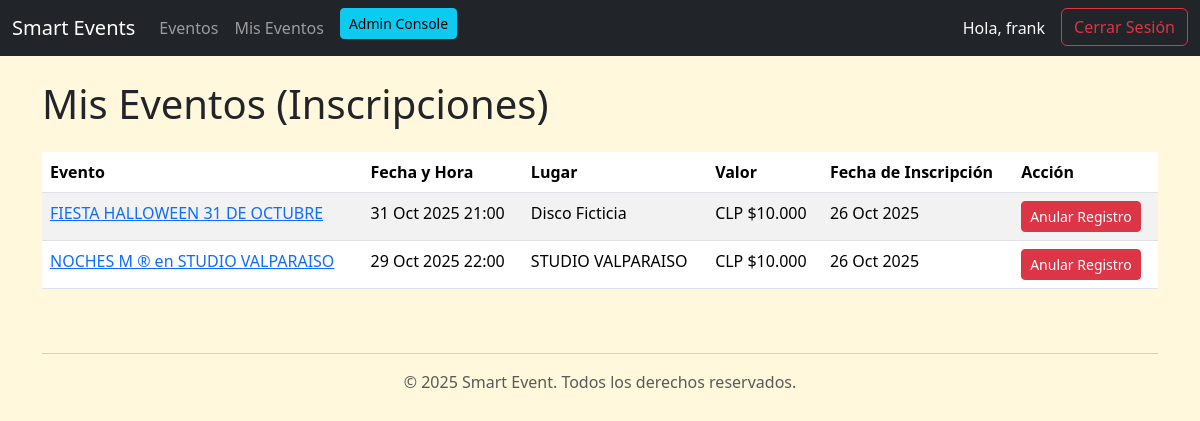
Page /my-events/ (signed in) on the earlier database version.
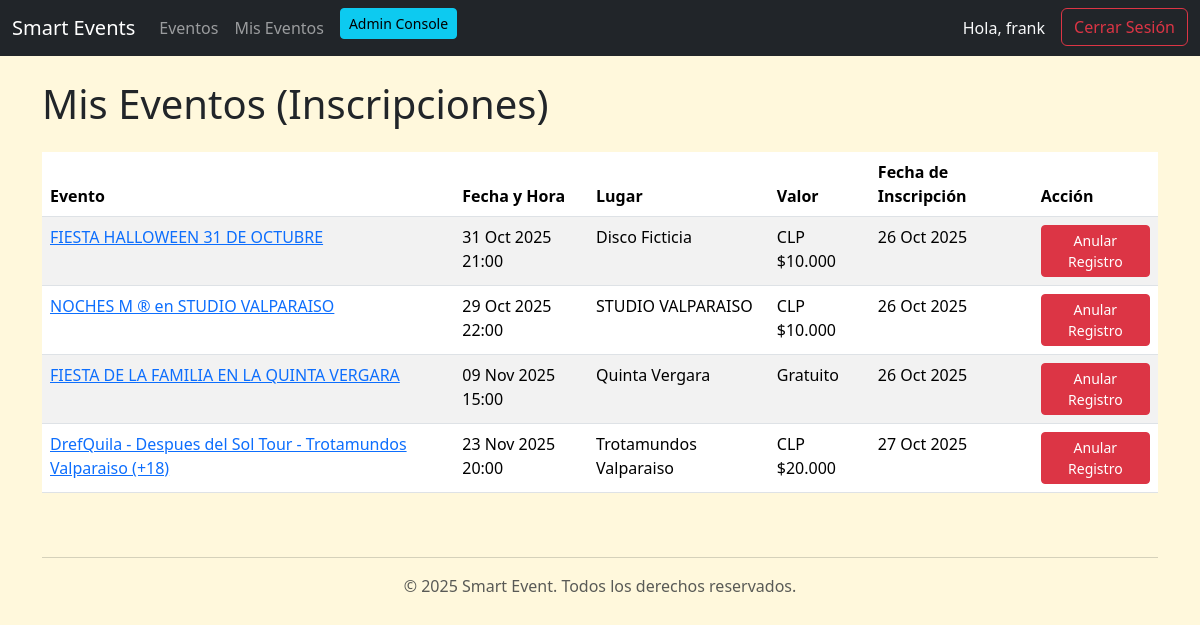
Same page on the later database version.
### core/models.py (models this page shows, shortened)
class Registro(models.Model):
    usuario = models.ForeignKey(Usuario, on_delete=models.CASCADE, verbose_name="Usuario")
    evento = models.ForeignKey(Evento, on_delete=models.CASCADE, verbose_name="Evento")
    fecha_registro = models.DateTimeField(auto_now_add=True, verbose_name="Fecha de registro")
    class Meta:
        verbose_name = "Registro"
        verbose_name_plural = "Registros"
        unique_together = ('usuario', 'evento')

class Evento(models.Model):
    titulo = models.CharField(max_length=200, verbose_name="Título")
    tiempo = models.DateTimeField(verbose_name="Fecha y hora")
    lugar = models.CharField(max_length=200, verbose_name="Lugar")
    imagen = models.ImageField(upload_to='event_images/', null=True, blank=True, verbose_name="Imagen")
    valor = models.DecimalField(max_digits=10, decimal_places=2, default=0, verbose_name="Valor")
    plazas_totales = models.IntegerField(validators=[MinValueValidator(0)], default=0, verbose_name="Número de plazas")
    plazas_disponibles = models.IntegerField(validators=[MinValueValidator(0)], default=0, verbose_name="Plazas disponibles")
    asistentes = models.ManyToManyField(Usuario, through='Registro', related_name='eventos_asistidos')
    def get_valor_clp(self):
        if self.valor == 0:
            return "Gratuito"
        valor_int = int(self.valor)
        formato_us = f'{valor_int:,}'
        formato_clp = formato_us.replace(',', '.')
        return f'CLP ${formato_clp}'
    class Meta:
        verbose_name = "Evento"
        verbose_name_plural = "Eventos"
        ordering = ['tiempo']

### core/views.py (the view)
# urls.py: path('my-events/', views.MyEventsListView.as_view(), name='my_events'),
class MyEventsListView(LoginRequiredMixin, ListView):
    model = Registro
    template_name = 'evento/my_events.html'
    context_object_name = 'registrations'
    def get_queryset(self):
        return Registro.objects.filter(usuario=self.request.user).select_related('evento')

### core/templates/evento/my_events.html (shortened to what this page needs)
{% extends "base.html" %}
{% block content %}
<h1 class="mb-4">Mis Eventos (Inscripciones)</h1>
{% if registrations %}
<div class="table-responsive">
    <table class="table table-striped table-hover">
        <thead>
            <tr>
                <th>Evento</th>
                <th>Fecha y Hora</th>
                <th>Lugar</th>
                <th>Valor</th>
                <th>Fecha de Inscripción</th>
                <th>Acción</th>
            </tr>
        </thead>
        <tbody>
            {% for registration in registrations %}
            <tr>
                <td><a href="{% url 'event_detail' registration.evento.pk %}">{{ registration.evento.titulo }}</a></td>
                <td>{{ registration.evento.tiempo|date:"d M Y H:i" }}</td>
                <td>{{ registration.evento.lugar }}</td>
                <td>{{ registration.evento.get_valor_clp }}</td>
                <td>{{ registration.fecha_registro|date:"d M Y" }}</td>
                <td>
                    <a href="{% url 'unregister_event' registration.pk %}" class="btn btn-danger btn-sm" onclick="return confirm('¿Estás seguro de que quieres anular tu registro para este evento?');">Anular Registro</a>
                </td>
            </tr>
            {% endfor %}
        </tbody>
    </table>
</div>
{% else %}
<p class="alert alert-warning">Aún no te has inscrito en ningún evento.</p>
<a href="{% url 'event_list' %}" class="btn btn-primary">Ver Eventos Disponibles</a>
{% endif %}
{% endblock content %}

Differences in the rows shown:
added Registro: evento.titulo "FIESTA DE LA FAMILIA EN LA QUINTA VERGARA", evento.tiempo "09 Nov 2025 15:00", evento.lugar "Quinta Vergara", evento.get_valor_clp "Gratuito", fecha_registro "26 Oct 2025"
added Registro: evento.titulo "DrefQuila - Despues del Sol Tour - Trotamundos Valparaiso (+18)", evento.tiempo "23 Nov 2025 20:00", evento.lugar "Trotamundos Valparaiso", evento.get_valor_clp "CLP $20.000", fecha_registro "27 Oct 2025"
